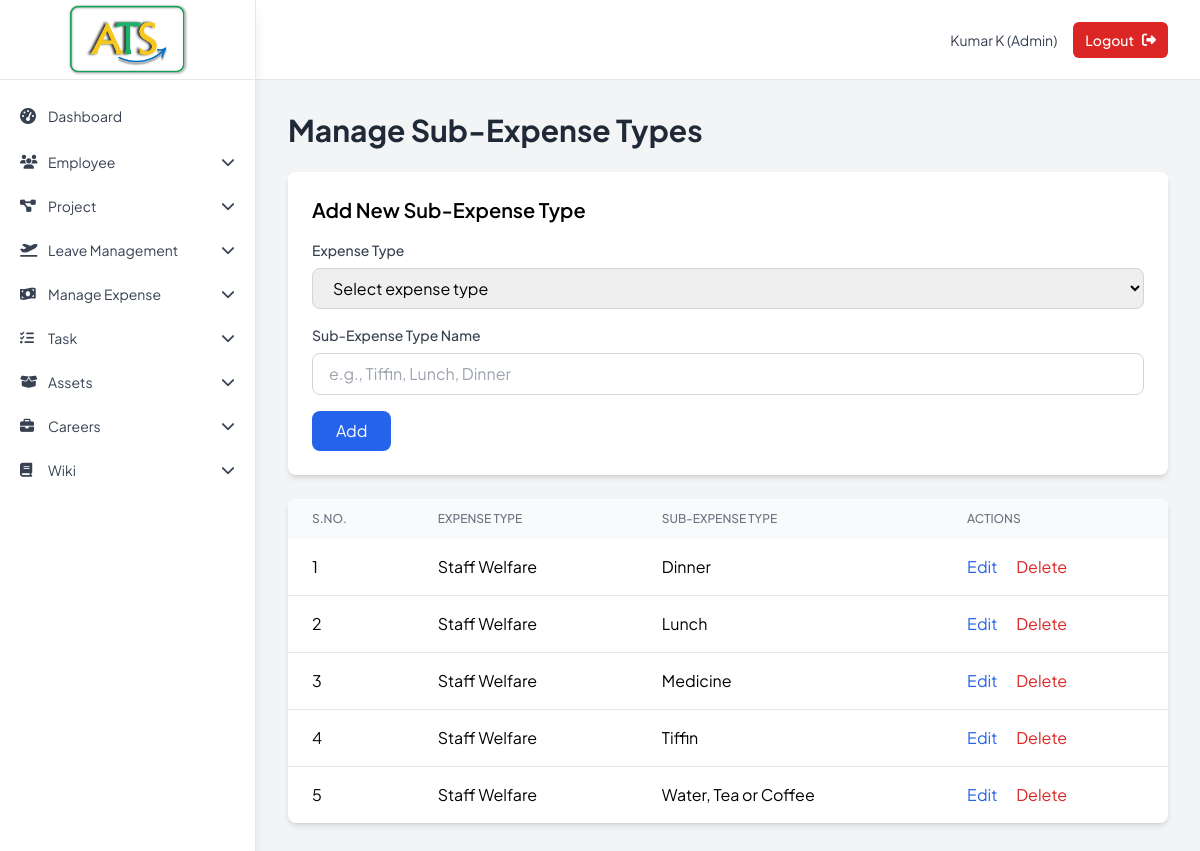
Page /admin/sub_expense_types (signed in) on the committed database.
### tables this page shows
CREATE TABLE tbl_sub_expense_type (
            sub_expense_type_id INTEGER PRIMARY KEY AUTOINCREMENT,
            expense_type_id INTEGER NOT NULL,
            sub_expense_type TEXT NOT NULL,
            inserted_date DATETIME DEFAULT CURRENT_TIMESTAMP,
            FOREIGN KEY (expense_type_id) REFERENCES tbl_expense_type(expense_type_id) ON DELETE CASCADE,
            UNIQUE(expense_type_id, sub_expense_type)
        );

CREATE TABLE "tbl_expense_type" (
	"expense_type_id"	INTEGER,
	"expense_type"	TEXT NOT NULL UNIQUE COLLATE NOCASE,
	"inserted_date"	DATETIME DEFAULT CURRENT_TIMESTAMP,
	PRIMARY KEY("expense_type_id" AUTOINCREMENT)
);

### Backup_Code/app1.py (the view, shortened to what this page needs)
@app.route('/admin/sub_expense_types', methods=['GET', 'POST'])
def admin_sub_expense_types():
    if 'user_id' not in session or session['emp_type'] != 'admin':
        return redirect(url_for('login'))
    popup_message = None
    popup_type = None
    edit_type = None
    edit_id = request.args.get('edit_id')
    if edit_id:
        sub_types_all = db.get_sub_expense_types()
        edit_type = next((st for st in sub_types_all if str(st[0]) == edit_id), None)
    sub_types_all = db.get_sub_expense_types()
    expense_types = db.get_expense_types()
    return render_template('admin_sub_expense_types.html',
                         sub_expense_types=sub_types_all,
                         expense_types=expense_types,
                         popup_message=popup_message,
                         popup_type=popup_type,
                         edit_type=edit_type)

### Backup_Code/database.py (called while the page is built)
    def get_connection(self):
        return sqlite3.connect(self.db_name)

    def get_expense_types(self):
        with self.get_connection() as c:
            return c.execute('SELECT expense_type_id, expense_type FROM tbl_expense_type ORDER BY expense_type').fetchall()

### Backup_Code/templates/admin_sub_expense_types.html (shortened to what this page needs)
{% extends "base.html" %}
{% block content %}
<div class="max-w-6xl mx-auto">
    <h1 class="text-3xl font-bold text-gray-800 mb-6">Manage Sub-Expense Types</h1>
    <div class="bg-white rounded-lg shadow-md p-6 mb-6">
        <h2 class="text-xl font-semibold mb-4">{% if edit_type %}Edit{% else %}Add New{% endif %} Sub-Expense Type</h2>
        <form method="POST" class="space-y-4">
            <div>
                <label class="block text-sm font-medium text-gray-700 mb-2">Expense Type</label>
                <select name="expense_type_id" required
                        class="w-full px-4 py-2 border border-gray-300 rounded-lg focus:ring-2 focus:ring-blue-500"
                        {% if edit_type %}disabled{% endif %}>
                    <option value="">Select expense type</option>
                </select>
            </div>
            <div>
                <label class="block text-sm font-medium text-gray-700 mb-2">Sub-Expense Type Name</label>
                <input type="text" name="sub_expense_type" maxlength="100" required
                       value="{% if edit_type %}{{ edit_type[1] }}{% endif %}"
                       class="w-full px-4 py-2 border border-gray-300 rounded-lg focus:ring-2 focus:ring-blue-500"
                       placeholder="e.g., Tiffin, Lunch, Dinner">
            </div>
            <div class="flex space-x-3">
                <button type="submit" class="bg-blue-600 text-white px-6 py-2 rounded-lg hover:bg-blue-700">
                    {% if edit_type %}Update{% else %}Add{% endif %}
                </button>
            </div>
        </form>
    </div>
    <div class="bg-white rounded-lg shadow-md overflow-hidden">
        <div class="overflow-x-auto">
            <table class="w-full">
                <thead class="bg-gray-50">
                    <tr>
                        <th class="px-6 py-3 text-left text-xs font-medium text-gray-500 uppercase">S.No.</th>
                        <th class="px-6 py-3 text-left text-xs font-medium text-gray-500 uppercase">Expense Type</th>
                        <th class="px-6 py-3 text-left text-xs font-medium text-gray-500 uppercase">Sub-Expense Type</th>
                        <th class="px-6 py-3 text-left text-xs font-medium text-gray-500 uppercase">Actions</th>
                    </tr>
                </thead>
                <tbody class="divide-y divide-gray-200">
                    {% for st in sub_expense_types %}
                    <tr class="hover:bg-gray-50">
                        <td class="px-6 py-4">{{ loop.index }}</td>
                        <td class="px-6 py-4">{{ st[3] }}</td>
                        <td class="px-6 py-4">{{ st[1] }}</td>
                        <td class="px-6 py-4">
                            <a href="?edit_id={{ st[0] }}"
                               class="text-blue-600 hover:text-blue-800 mr-4">Edit</a>
                            <a href="{{ url_for('expenses.delete_sub_expense_type', sub_et_id=st[0]) }}"
                               onclick="return confirm('Are you sure?')"
                               class="text-red-600 hover:text-red-800">Delete</a>
                        </td>
                    </tr>
                    {% else %}
                    <tr>
                        <td colspan="4" class="px-6 py-8 text-center text-gray-500">
                            No sub-expense types found. Add one above.
                        </td>
                    </tr>
                    {% endfor %}
                </tbody>
            </table>
        </div>
    </div>
</div>
{% endblock %}

### Backup_Code/templates/base.html (style rules this page uses)
html { scroll-behavior: smooth }
body { font-family: "Plus Jakarta Sans", sans-serif }

### rows in the picture
tbl_sub_expense_type: expense_type "Staff Welfare", sub_expense_type "Dinner"
tbl_sub_expense_type: expense_type "Staff Welfare", sub_expense_type "Lunch"
tbl_sub_expense_type: expense_type "Staff Welfare", sub_expense_type "Medicine"
tbl_sub_expense_type: expense_type "Staff Welfare", sub_expense_type "Tiffin"
tbl_sub_expense_type: expense_type "Staff Welfare", sub_expense_type "Water, Tea or Coffee"

### other values in the picture
{{ label }} "Dashboard"
{{ session.first_name }} "Kumar"
{{ session.last_name }} "K"
{{ session.emp_type.title() }} "Admin"
